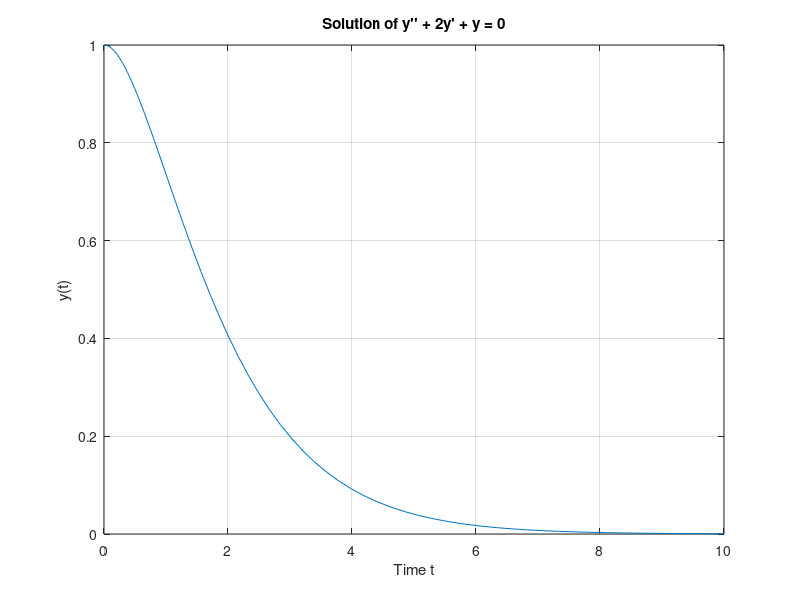

This chart was generated by the following MATLAB code:
%% Purpose of the program: solve the second order ODE y'' + 2y' + y = 0 with the initial conditions y(0) = 1, and y'(0) = 0

% Define the ODE function:
%   - Quick way for simple functions (used in my program). @(t, y)
%   - Complex functions: define a separate function file describing the equation

% MATLAB doesn't see DE the same way humans do, so if your ODE is second order (involves y''), MATLAB needs you to break it into:
% “How does y  change?” → (y')
% “How does y' change?” → (y'' written in terms of y and y')
% y(1) is y
% y(2) is y'

odefun = @(t, y) [y(2);
                 -2*y(2) - y(1)];

% Define the time span and the initial conditions
tspan = [0 10];              % Time from 0 to 10
y0 = [1; 0];                 % Initial conditions: y(0)=1, y'(0)=0

% Call MATLAB's ODE solver
[t, y] = ode45(odefun, tspan, y0);

plot(t, y(:,1));             % y(:,1) is y(t)
xlabel('Time t');
ylabel('y(t)');
title('Solution of y'''' + 2y'' + y = 0');
grid on;
